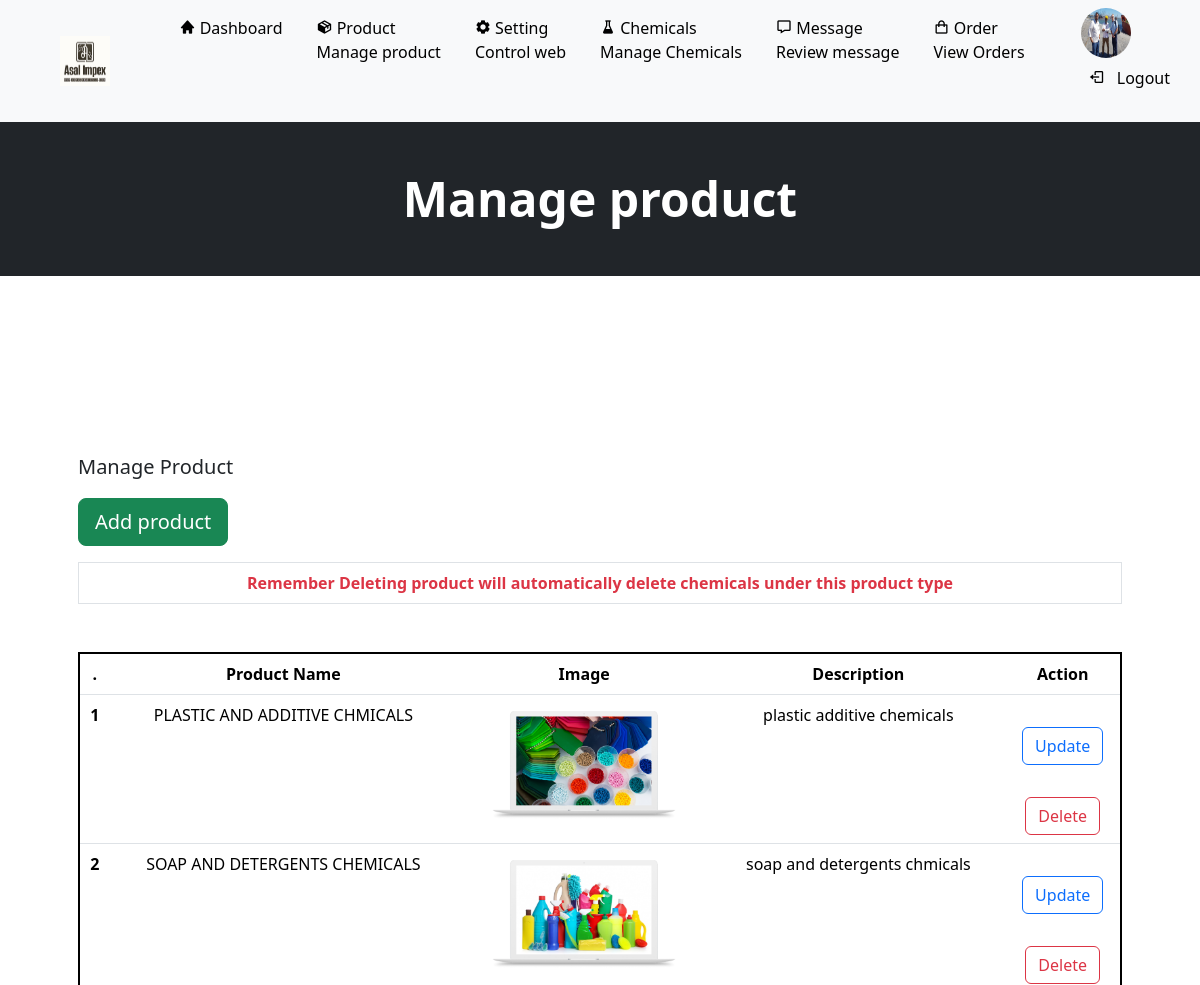
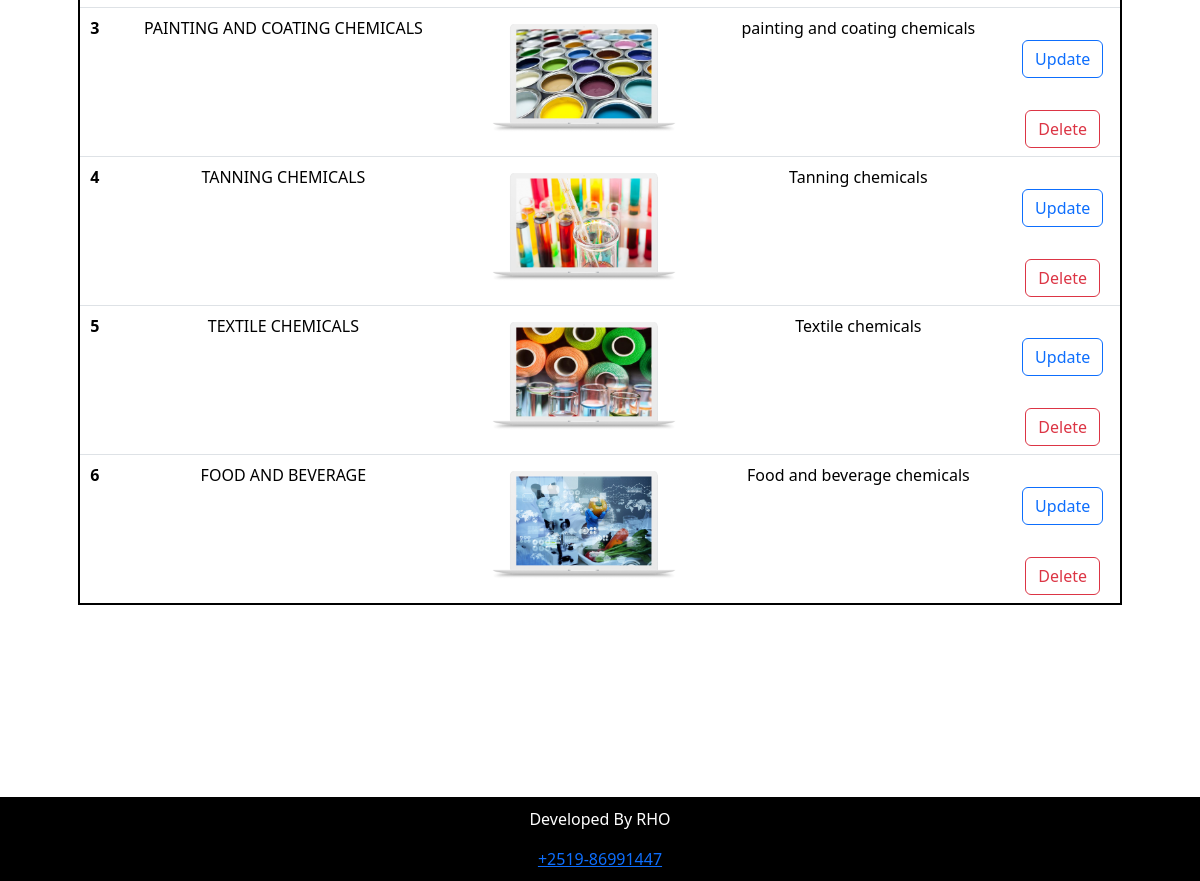
The page /Admin/product.php (signed in) on the database its author committed (2 pictures, top to bottom).
### tables this page shows
CREATE TABLE `product_tbl` (
  `id` int(255) UNSIGNED NOT NULL,
  `pname` varchar(255) NOT NULL,
  `pdsc` varchar(1000) DEFAULT NULL,
  `image` varchar(1000) NOT NULL
);

### Admin/product.php (the view, shortened to what this page needs)
<!DOCTYPE html>
<html lang="en">
<head>
    <link rel="stylesheet" href="https://cdn.jsdelivr.net/npm/boxicons@2.1.0/css/boxicons.min.css">
    <link rel="stylesheet" href="https://cdnjs.cloudflare.com/ajax/libs/font-awesome/5.15.3/css/all.min.css">
</head>
<body>
<?php include('./partials/menu.php');
?>
<div class="container-fluid bg-dark mb-5 p-5">
        <div class="fw-bold display-5 text-center text-white">
           Manage product
        </div>
    </div>
<div class="container p-5">
<div class="text-start mb-5">
    <p class="lead">Manage Product</p>
<a href="<?php echo SITEURL; ?>admin/add-product.php" class="btn btn-lg btn-success">Add product</a>
<p class="text-danger fw-bold border text-center p-2 mt-3">Remember Deleting product will automatically delete chemicals under this product type</p>
</div>
    <table class="table text-center ">
        <thead>
            <tr>
                <th scope="col">.</th>
                <th scope="col">Product Name</th>
                <th scope="col">Image</th>
                <th scope="col">Description </th>
                <th scope="col">Action</th>
            </tr>
        </thead>
        <?php
        $sql = "SELECT*FROM product_tbl";
        $res = mysqli_query($conn, $sql);
        if ($res == TRUE) {
            $sn = 1;
            $count = mysqli_num_rows($res);
            if ($count > 0) {
                while ($rows = mysqli_fetch_assoc($res)) {
                    $id = $rows['id'];
                    $pname = $rows['pname'];
                    $pdesc = $rows['pdsc'];
                    $image = $rows['image'];
        ?>
                    <tbody>
                        <tr>
                            <th scope="row"><?php echo $sn++; ?></th>
                            <td>
                            <?php echo $pname; ?></td>
                            <td>
                                <?php
                                if ($image != "") {
                                ?>
                                    <img src="<?php echo SITEURL; ?>assets/products/<?php echo $image; ?>" width="200px" height="100" class="img-fluid p-2">
                                <?php
                                } else {
                                    echo "<div class='text-danger'>Image not added.</div>";
                                }
                                ?>
                            </td>
                            <td><?php echo $pdesc; ?></td>
                            <td>
                                <a href="<?php echo SITEURL; ?>admin/update-product.php?id=<?php echo $id; ?>&image=<?php echo $image; ?>" class="btn btn-outline-primary text-center rounded mt-4 mb-4"> Update</a>
                                <br>
                                <a href="<?php echo SITEURL; ?>admin/delete-product.php?id=<?php echo $id; ?>&image=<?php echo $image; ?>" class="btn btn-outline-danger text-center rounded mt-2">Delete</a>
                            </td>
                        </tr>
                    </tbody>
        <?php
                }
            }
         }
        ?>
    </table>
</div>
<br><br>
<?php include('./partials/footer.php'); ?>
</body>
</html>

### Admin/product.php (style rules this page uses)
.container { margin-top: 5rem; margin-bottom: 5rem; }
.table { text-align: center; border-collapse: collapse; width: 100%; border: 2px solid #000; }
th, td { border-bottom: 1px solid #dee2e6; padding: 8px; }
th:last-child, td:last-child { border-right: 1px solid #dee2e6; }
.table tbody tr { margin-bottom: 10px; }

### Admin/partials/footer.php (style rules this page uses)
body { margin: 0; padding: 0; display: flex; flex-direction: column; min-height: 100vh; }

### rows shown on the page
product_tbl: pname "PLASTIC AND ADDITIVE CHMICALS", image (picture), pdsc "plastic additive chemicals"
product_tbl: pname "SOAP AND DETERGENTS CHEMICALS", image (picture), pdsc "soap and detergents chmicals"
product_tbl: pname "PAINTING AND COATING CHEMICALS", image (picture), pdsc "painting and coating chemicals"
product_tbl: pname "TANNING CHEMICALS", image (picture), pdsc "Tanning chemicals"
product_tbl: pname "TEXTILE CHEMICALS", image (picture), pdsc "Textile chemicals"
product_tbl: pname "FOOD AND BEVERAGE", image (picture), pdsc "Food and beverage chemicals"
